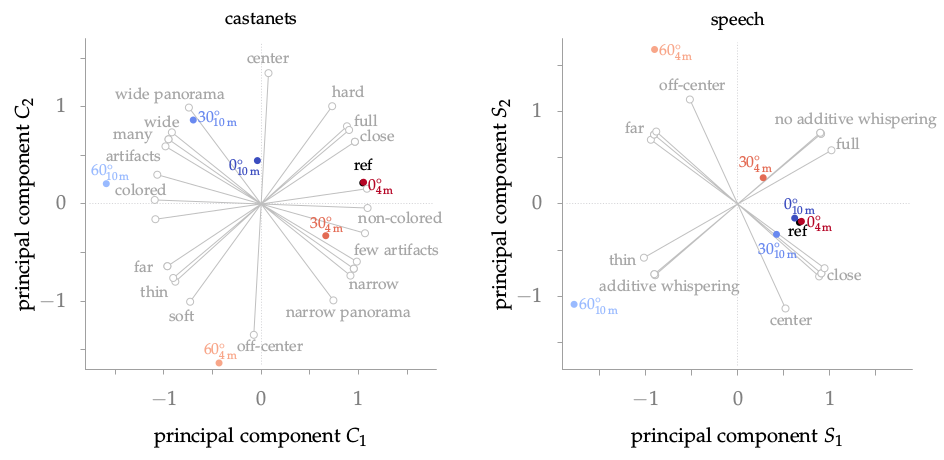

gnuplot code for this plot:
#!/usr/bin/gnuplot
#
# FIGURE 5.14: Principal component analysis for castanets (left) and speech
# (right) for one single subject. The blue, red and black points indicate the
# position of the conditions given in the two-dimensional space determined by
# the two given components for each stimulus type. The gray lines show the
# arrangement of the attribute pairs in these two dimensions.
#
# Participant 09 (castanets) and participant 21 (speech) have been used.
# The PCA was calculated by Ina Wechsung with SPSS
#
# AUTHOR:   Hagen Wierstorf
# SOFTWARE: gnuplot 5.0 patchlevel 3

reset
set macros
set loadpath '../../gnuplot' 'data'

load 'latex.cfg'
load 'border.cfg'
load 'moreland.pal'

set terminal epslatex size 15cm,8cm color colortext @small
set output 'fig5_14.tex'

# Styling
set linetype  1 lc rgb '#3b4cc0' #
set linetype  2 lc rgb '#688aef' #
set linetype  3 lc rgb '#99baff' #
set linetype  4 lc rgb '#c9d8ef' #
set linetype  5 lc rgb '#edd1c2' #
set linetype  6 lc rgb '#f7a789' #
set linetype  7 lc rgb '#e36a53' #
set linetype  8 lc rgb '#b40426' #
set linetype 11 lc rgb '#a6a6a6' pt 65 lw 1
set linetype 12 lc rgb '#000000' pt 7 lw 2 # black
set linetype 13 lc rgb '#d6d7d9' dt 3 lw 1 # lightgrey
set linetype 12 lc rgb '#000000'

set size ratio -1
unset key

set xtics ('' -1.5,-1,'' -0.5,0,'' 0.5,1,'' 1.5)
set ytics ('' -1.5,-1,'' -0.5,0,'' 0.5,1,'' 1.5)

set multiplot layout 1,2 rowsfirst

## --- Plot 1: PCA for castanets, subject 9 ---
# Set x- yrange as variables, because they were needed below for the pseudo 
# grid
xmin=-1.8; xmax=1.8
ymin=-1.7; ymax=1.7
set xrange[xmin:xmax]
set yrange[ymin:ymax]

set ylabel offset 1,0
set xlabel 'principal component $C_1$'
set ylabel 'principal component $C_2$'

# Pseudo grid (because the real grid is using the major xtics)
# Deltas to fix the covering of the axis by the grid
dx = 0.04; dy = 0.05
set arrow 1 from 0,ymin+dy to 0,ymax-dy nohead back ls 13
set arrow 2 from xmin+dx,0 to xmax-dx,0 nohead back ls 13

# Labels for the negative attributes
# Fontsize for text in the graph
set label  1 '\scs narrow panorama'   at  0.250,-1.110 front tc ls 11
set label  2 '\scs \shortstack{many \\ artifacts}' at -1.600, 0.550 front tc ls 11
set label  3 '\scs colored'           at -1.500, 0.150 front tc ls 11
set label  4 '\scs off-center'        at -0.250,-1.450 front tc ls 11
set label  5 '\scs hard'              at  0.730, 1.150 front tc ls 11
set label  6 '\scs far'               at -1.310,-0.640 front tc ls 11
set label  7 '\scs thin'              at -1.240,-0.900 front tc ls 11
set label  8 '\scs narrow'            at  0.900,-0.820 front tc ls 11
# Labels for the positive attributes
set label 11 '\scs wide'              at -1.200, 0.850 front tc ls 11
set label 12 '\scs few artifacts'     at  0.950,-0.470 front tc ls 11
set label 13 '\scs non-colored'       at  1.000,-0.140 front tc ls 11
set label 14 '\scs center'            at -0.150, 1.500 front tc ls 11
set label 15 '\scs soft'              at -0.950,-1.150 front tc ls 11
set label 16 '\scs close'             at  1.020, 0.700 front tc ls 11
set label 17 '\scs full'              at  0.950, 0.860 front tc ls 11
set label 18 '\scs wide panorama'     at -1.500, 1.130 front tc ls 11

# Labels for the conditions
set label 21 '\scs ref'                      at  0.950, 0.400 front
set label 22 '\scs $0\degree_{4\,\text{m}}$'   at  1.100, 0.200 front tc ls 8
set label 23 '\scs $30\degree_{4\,\text{m}}$'  at  0.500,-0.190 front tc ls 7
set label 24 '\scs $60\degree_{4\,\text{m}}$'  at -0.590,-1.490 front tc ls 6
set label 25 '\scs $0\degree_{10\,\text{m}}$'  at -0.330, 0.400 front tc ls 1
set label 26 '\scs $30\degree_{10\,\text{m}}$' at -0.650, 0.900 front tc ls 2
set label 27 '\scs $60\degree_{10\,\text{m}}$' at -1.750, 0.350 front tc ls 3

set label 28 '\ft castanets' at 0,1.9 center front

plot 'pca_k9_attr.txt' u 2:3 w points ls 11, \
     ''                      u (-$2):(-$3) w points ls 11, \
     ''                      u (-$2):(-$3):(2*$2):(2*$3) w vectors nohead ls 11,\
     'pca_k9_stim.txt' i 0 u 2:3:4 w p pt 7 lc variable

# --- Plot 2: PCA for speech, subject 21 ---
xmin=-1.9; xmax=1.9
ymin=-1.8; ymax=1.8
set xrange[xmin:xmax]
set yrange[ymin:ymax]

set xlabel 'principal component $S_1$'
set ylabel 'principal component $S_2$'

# Pseudo grid (because the real grid is using the major xtics)
# Deltas to fix the covering of the axis by the grid
dx = 0.04; dy = 0.05
set arrow 1 from 0,ymin+dy to 0,ymax-dy nohead back ls 13
set arrow 2 from xmin+dx,0 to xmax-dx,0 nohead back ls 13

unset label

set label  1 '\scs additive whispering'      at -1.500,-0.880 tc ls 11
set label  2 '\scs thin'                     at -1.400,-0.600 tc ls 11
set label  3 '\scs far'                      at -1.220, 0.830 tc ls 11
set label  4 '\scs off-center'               at -0.850, 1.300 tc ls 11
# Labels for the positive attributes
set label 11 '\scs no additive whispering'   at  0.400, 0.930 tc ls 11
set label 12 '\scs full'                     at  1.070, 0.650 tc ls 11
set label 13 '\scs close'                    at  0.970,-0.770 tc ls 11
set label 14 '\scs center'                   at  0.350,-1.250 tc ls 11
# Labels for the conditions
set label 21 '\scs ref'                      at  0.550,-0.290 front tc ls 12
set label 22 '\scs $0\degree_{4\,\text{m}}$'   at  0.750,-0.189 front tc ls 8
set label 23 '\scs $30\degree_{4\,\text{m}}$'  at  0.010, 0.460 front tc ls 7
set label 24 '\scs $60\degree_{4\,\text{m}}$'  at -0.850, 1.670 front tc ls 6
set label 25 '\scs $0\degree_{10\,\text{m}}$'  at  0.500,-0.000 front tc ls 1
set label 26 '\scs $30\degree_{10\,\text{m}}$' at  0.220,-0.480 front tc ls 2
set label 27 '\scs $60\degree_{10\,\text{m}}$' at -1.720,-1.080 front tc ls 3

set label 28 '\ft speech' at 0,2.0 center front

plot 'pca_s21_attr.txt' u (-$2):(-$3):(2*$2):(2*$3) w vectors nohead ls 11,\
     ''                 u 2:3 w p ls 11,\
     ''                 u (-$2):(-$3) w p ls 11, \
     'pca_s21_stim.txt' u 2:3:4 w p pt 7 lc variable

unset multiplot

call 'plot.plt' 'fig5_14'
